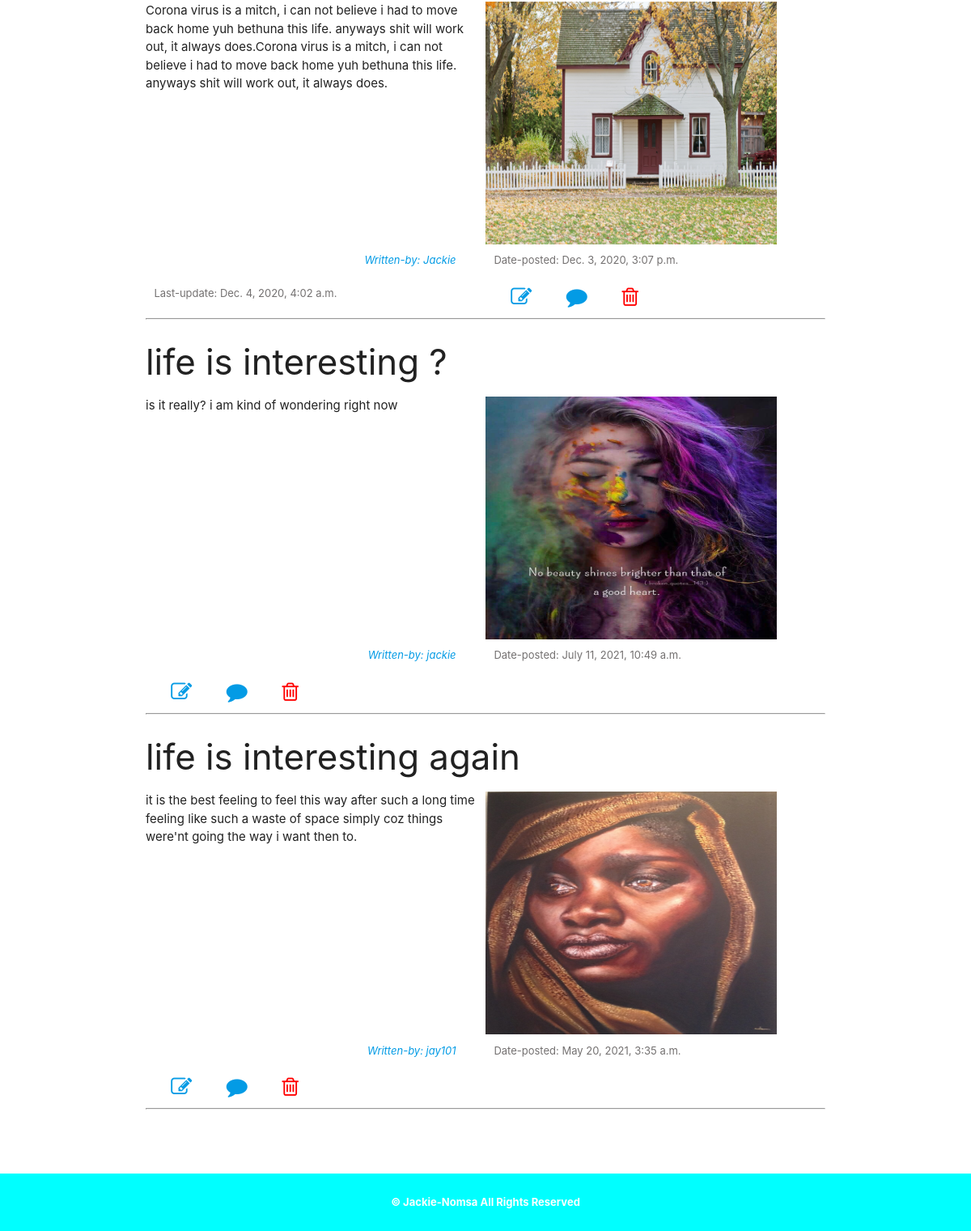
/ (lower part), run on an earlier commit of the app's database.
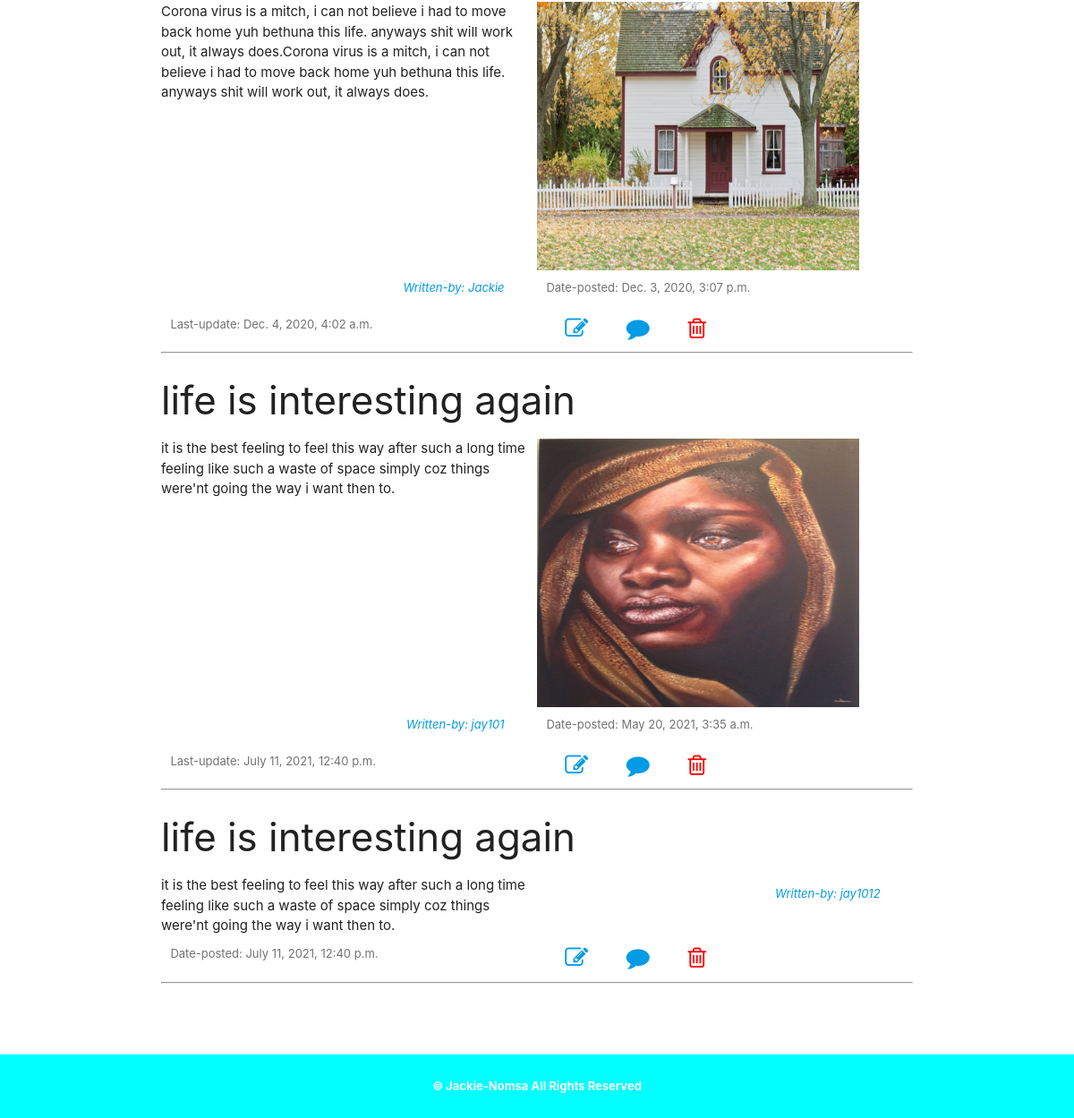
And on a later commit of the database.
### posts/models.py (models this page shows, shortened)
class Posts(models.Model):
    title = models.CharField(max_length=50)
    post = models.TextField(null=False)
    author = models.CharField(max_length=30, default='Jackie')
    my_image = models.ImageField(null=True,blank=True, upload_to='images/')
    date_posted = models.DateTimeField(auto_now_add=True, auto_now=False)
    date_updated = models.DateTimeField(auto_now_add=False, auto_now=True)

### posts/views.py (the view)
# urls.py: 2. Add a URL to urlpatterns:  path('', views.home, name='home')
def home(request):
    my_posts = Posts.objects.all().order_by('title')
    return render(request, 'posts/home.html', {'data_': my_posts})

### posts/templates/posts/home.html (shortened to what this page needs)
{% load static %}
<!DOCTYPE html>
<html lang="en">
<head>
    <link rel="stylesheet" href="https://cdnjs.cloudflare.com/ajax/libs/materialize/1.0.0/css/materialize.min.css">
    <link rel="stylesheet" href="https://cdnjs.cloudflare.com/ajax/libs/font-awesome/4.7.0/css/font-awesome.min.css">
    <link rel="stylesheet" type="text/css" href="{% static 'css/style.css' %}">
<body>
    {% block body %}
        <div class="my-container home">
            {% for i in data_%}
                <h3>{{ i.title }}</h3>
                <div class="blog-info">
                    <div>
                        <p class='blog-text'>{{ i.post }}</p>
                    </div>
                    {% if i.my_image %}
                    <img class='image' src="{{ i.my_image.url }}" alt="image-{{ i.title }}" width="400" max-height='500'>
                    {% endif %}
                    <p class="small-txt"><a href="/about" class="writer">Written-by: {{ i.author }}</a></p>
                        <p class="small-txt date">Date-posted: {{ i.date_posted }}</p>
                        {% if i.date_posted != i.date_updated %}
                            <p class="small-txt date">Last-update: {{ i.date_updated }}</p>
                        {% endif %}
                        <div class='my-links' key={i.id}>
                        <a href={% url 'edit' i.id %} class="link-1"><abbr title="EDIT"><i class="fa fa-edit fa-2x"></i></abbr></a>
                        <a href={% url 'comment' i.id %} class=" link-1"><abbr title="COMMENT"><i class="fa fa-comment fa-2x"></i></abbr></a>
                        <a href={% url 'delete' i.id %} class=" link-2"><abbr title="DELETE"><i class="fa fa-trash-o fa-2x"></i></abbr></a>
                        </div>
            </div>
            <hr>
            {% endfor %}
        </div>
    {% endblock %}
    <div class='mdiv'></div>
    <div class='footer'>
    <p>&copy Jackie-Nomsa All Rights Reserved</p>
    </div>
</body>
</html>

What changed in the data, as far as the page shows it:
removed Posts: title "life is interesting ?", post "is it really? i am kind of wondering right now", my_image (picture), author "jackie", date_posted "July 11, 2021, 10:49 a.m."
changed Posts "jay101": date_updated (not shown) → "July 11, 2021, 12:40 p.m."
added Posts: title "life is interesting again", post "it is the best feeling to feel this way after such a long time feeling like such a waste of space simply coz things were'nt going the way i want then to.", author "jay1012", date_posted "July 11, 2021, 12:40 p.m."
